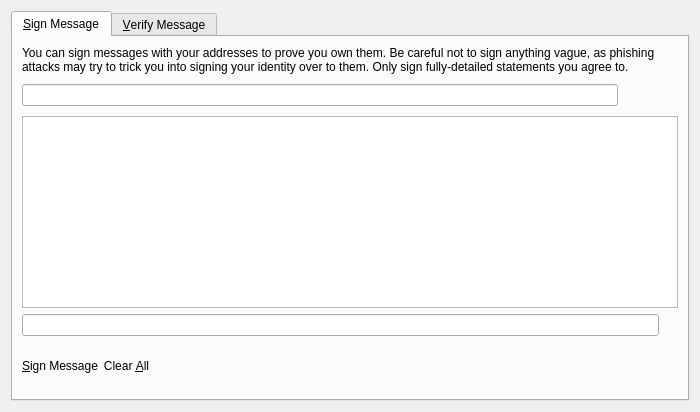
<?xml version="1.0" encoding="UTF-8"?>
<ui version="4.0">
 <class>SignVerifyMessageDialog</class>
 <widget class="QDialog" name="SignVerifyMessageDialog">
  <property name="geometry">
   <rect>
    <x>0</x>
    <y>0</y>
    <width>700</width>
    <height>412</height>
   </rect>
  </property>
  <property name="windowTitle">
   <string>Signatures - Sign / Verify a Message</string>
  </property>
  <property name="styleSheet">
   <string notr="true"/>
  </property>
  <property name="modal">
   <bool>true</bool>
  </property>
  <layout class="QVBoxLayout" name="verticalLayout">
   <item>
    <widget class="QTabWidget" name="tabWidget">
     <property name="currentIndex">
      <number>0</number>
     </property>
     <widget class="QWidget" name="tabSignMessage">
      <attribute name="title">
       <string>&amp;Sign Message</string>
      </attribute>
      <layout class="QVBoxLayout" name="verticalLayout_SM">
       <item>
        <widget class="QLabel" name="infoLabel_SM">
         <property name="text">
          <string>You can sign messages with your addresses to prove you own them. Be careful not to sign anything vague, as phishing attacks may try to trick you into signing your identity over to them. Only sign fully-detailed statements you agree to.</string>
         </property>
         <property name="textFormat">
          <enum>Qt::PlainText</enum>
         </property>
         <property name="wordWrap">
          <bool>true</bool>
         </property>
        </widget>
       </item>
       <item>
        <layout class="QHBoxLayout" name="horizontalLayout_1_SM">
         <property name="spacing">
          <number>0</number>
         </property>
         <item>
          <widget class="QValidatedLineEdit" name="addressIn_SM">
           <property name="toolTip">
            <string>&lt;html&gt;&lt;head/&gt;&lt;body&gt;&lt;p&gt;The address to sign the message with &lt;/p&gt;&lt;/body&gt;&lt;/html&gt;</string>
           </property>
           <property name="maxLength">
            <number>34</number>
           </property>
          </widget>
         </item>
         <item>
          <widget class="QToolButton" name="addressBookButton_SM">
           <property name="minimumSize">
            <size>
             <width>30</width>
             <height>30</height>
            </size>
           </property>
           <property name="maximumSize">
            <size>
             <width>30</width>
             <height>30</height>
            </size>
           </property>
           <property name="toolTip">
            <string>Choose an address from the address book</string>
           </property>
           <property name="styleSheet">
            <string notr="true">border: none;</string>
           </property>
           <property name="text">
            <string/>
           </property>
           <property name="icon">
            <iconset resource="../bitcoin.qrc">
             <normaloff>:/icons/address-book</normaloff>:/icons/address-book</iconset>
           </property>
           <property name="shortcut">
            <string>Alt+A</string>
           </property>
          </widget>
         </item>
         <item>
          <widget class="QToolButton" name="pasteButton_SM">
           <property name="minimumSize">
            <size>
             <width>30</width>
             <height>30</height>
            </size>
           </property>
           <property name="maximumSize">
            <size>
             <width>30</width>
             <height>30</height>
            </size>
           </property>
           <property name="toolTip">
            <string>Paste address from clipboard</string>
           </property>
           <property name="styleSheet">
            <string notr="true">border: none;</string>
           </property>
           <property name="text">
            <string/>
           </property>
           <property name="icon">
            <iconset resource="../bitcoin.qrc">
             <normaloff>:/icons/editpaste</normaloff>:/icons/editpaste</iconset>
           </property>
           <property name="shortcut">
            <string>Alt+P</string>
           </property>
          </widget>
         </item>
        </layout>
       </item>
       <item>
        <widget class="QPlainTextEdit" name="messageIn_SM">
         <property name="toolTip">
          <string>Enter the message you want to sign here</string>
         </property>
        </widget>
       </item>
       <item>
        <layout class="QHBoxLayout" name="horizontalLayout_2_SM">
         <property name="spacing">
          <number>0</number>
         </property>
         <item>
          <widget class="QLineEdit" name="signatureOut_SM">
           <property name="font">
            <font>
             <italic>true</italic>
            </font>
           </property>
           <property name="readOnly">
            <bool>true</bool>
           </property>
          </widget>
         </item>
         <item>
          <widget class="QToolButton" name="copySignatureButton_SM">
           <property name="toolTip">
            <string>Copy the current signature to the system clipboard</string>
           </property>
           <property name="styleSheet">
            <string notr="true">border: none;</string>
           </property>
           <property name="text">
            <string/>
           </property>
           <property name="icon">
            <iconset resource="../bitcoin.qrc">
             <normaloff>:/icons/editcopy</normaloff>:/icons/editcopy</iconset>
           </property>
          </widget>
         </item>
        </layout>
       </item>
       <item>
        <layout class="QHBoxLayout" name="horizontalLayout_3_SM">
         <item>
          <widget class="QPushButton" name="signMessageButton_SM">
           <property name="toolTip">
            <string>Sign the message to prove you own this ARMR address</string>
           </property>
           <property name="styleSheet">
            <string notr="true">border: none;</string>
           </property>
           <property name="text">
            <string>&amp;Sign Message</string>
           </property>
           <property name="icon">
            <iconset resource="../bitcoin.qrc">
             <normaloff>:/icons/edit</normaloff>:/icons/edit</iconset>
           </property>
           <property name="autoDefault">
            <bool>false</bool>
           </property>
          </widget>
         </item>
         <item>
          <widget class="QPushButton" name="clearButton_SM">
           <property name="toolTip">
            <string>Reset all sign message fields</string>
           </property>
           <property name="styleSheet">
            <string notr="true">border: none;</string>
           </property>
           <property name="text">
            <string>Clear &amp;All</string>
           </property>
           <property name="icon">
            <iconset resource="../bitcoin.qrc">
             <normaloff>:/icons/remove</normaloff>:/icons/remove</iconset>
           </property>
           <property name="autoDefault">
            <bool>false</bool>
           </property>
          </widget>
         </item>
         <item>
          <spacer name="horizontalSpacer_1_SM">
           <property name="orientation">
            <enum>Qt::Horizontal</enum>
           </property>
           <property name="sizeHint" stdset="0">
            <size>
             <width>40</width>
             <height>48</height>
            </size>
           </property>
          </spacer>
         </item>
         <item>
          <widget class="QLabel" name="statusLabel_SM">
           <property name="font">
            <font>
             <weight>50</weight>
             <bold>false</bold>
            </font>
           </property>
           <property name="text">
            <string/>
           </property>
           <property name="wordWrap">
            <bool>true</bool>
           </property>
          </widget>
         </item>
         <item>
          <spacer name="horizontalSpacer_2_SM">
           <property name="orientation">
            <enum>Qt::Horizontal</enum>
           </property>
           <property name="sizeHint" stdset="0">
            <size>
             <width>40</width>
             <height>48</height>
            </size>
           </property>
          </spacer>
         </item>
        </layout>
       </item>
      </layout>
     </widget>
     <widget class="QWidget" name="tabVerifyMessage">
      <attribute name="title">
       <string>&amp;Verify Message</string>
      </attribute>
      <layout class="QVBoxLayout" name="verticalLayout_VM">
       <item>
        <widget class="QLabel" name="infoLabel_VM">
         <property name="text">
          <string>Enter the signing address, message (ensure you copy line breaks, spaces, tabs, etc. exactly) and signature below to verify the message. Be careful not to read more into the signature than what is in the signed message itself, to avoid being tricked by a man-in-the-middle attack.</string>
         </property>
         <property name="textFormat">
          <enum>Qt::PlainText</enum>
         </property>
         <property name="alignment">
          <set>Qt::AlignLeading|Qt::AlignLeft|Qt::AlignTop</set>
         </property>
         <property name="wordWrap">
          <bool>true</bool>
         </property>
        </widget>
       </item>
       <item>
        <layout class="QHBoxLayout" name="horizontalLayout_1_VM">
         <property name="spacing">
          <number>0</number>
         </property>
         <item>
          <widget class="QValidatedLineEdit" name="addressIn_VM">
           <property name="toolTip">
            <string>&lt;html&gt;&lt;head/&gt;&lt;body&gt;&lt;p&gt;The address the message was signed with &lt;/p&gt;&lt;/body&gt;&lt;/html&gt;</string>
           </property>
           <property name="maxLength">
            <number>34</number>
           </property>
          </widget>
         </item>
         <item>
          <widget class="QToolButton" name="addressBookButton_VM">
           <property name="toolTip">
            <string>Choose an address from the address book</string>
           </property>
           <property name="styleSheet">
            <string notr="true">border: none;</string>
           </property>
           <property name="text">
            <string/>
           </property>
           <property name="icon">
            <iconset resource="../bitcoin.qrc">
             <normaloff>:/icons/address-book</normaloff>:/icons/address-book</iconset>
           </property>
           <property name="shortcut">
            <string>Alt+A</string>
           </property>
          </widget>
         </item>
        </layout>
       </item>
       <item>
        <widget class="QPlainTextEdit" name="messageIn_VM"/>
       </item>
       <item>
        <widget class="QValidatedLineEdit" name="signatureIn_VM"/>
       </item>
       <item>
        <layout class="QHBoxLayout" name="horizontalLayout_2_VM">
         <item>
          <widget class="QPushButton" name="verifyMessageButton_VM">
           <property name="toolTip">
            <string>Verify the message to ensure it was signed with the specified ARMR address</string>
           </property>
           <property name="styleSheet">
            <string notr="true">border: none;</string>
           </property>
           <property name="text">
            <string>&amp;Verify Message</string>
           </property>
           <property name="icon">
            <iconset resource="../bitcoin.qrc">
             <normaloff>:/icons/transaction_0</normaloff>:/icons/transaction_0</iconset>
           </property>
           <property name="autoDefault">
            <bool>false</bool>
           </property>
          </widget>
         </item>
         <item>
          <widget class="QPushButton" name="clearButton_VM">
           <property name="toolTip">
            <string>Reset all verify message fields</string>
           </property>
           <property name="styleSheet">
            <string notr="true">border: none;</string>
           </property>
           <property name="text">
            <string>Clear &amp;All</string>
           </property>
           <property name="icon">
            <iconset resource="../bitcoin.qrc">
             <normaloff>:/icons/remove</normaloff>:/icons/remove</iconset>
           </property>
           <property name="autoDefault">
            <bool>false</bool>
           </property>
          </widget>
         </item>
         <item>
          <spacer name="horizontalSpacer_1_VM">
           <property name="orientation">
            <enum>Qt::Horizontal</enum>
           </property>
           <property name="sizeHint" stdset="0">
            <size>
             <width>40</width>
             <height>48</height>
            </size>
           </property>
          </spacer>
         </item>
         <item>
          <widget class="QLabel" name="statusLabel_VM">
           <property name="font">
            <font>
             <weight>50</weight>
             <bold>false</bold>
            </font>
           </property>
           <property name="text">
            <string/>
           </property>
           <property name="wordWrap">
            <bool>true</bool>
           </property>
          </widget>
         </item>
         <item>
          <spacer name="horizontalSpacer_2_VM">
           <property name="orientation">
            <enum>Qt::Horizontal</enum>
           </property>
           <property name="sizeHint" stdset="0">
            <size>
             <width>40</width>
             <height>48</height>
            </size>
           </property>
          </spacer>
         </item>
        </layout>
       </item>
      </layout>
     </widget>
    </widget>
   </item>
  </layout>
 </widget>
 <customwidgets>
  <customwidget>
   <class>QValidatedLineEdit</class>
   <extends>QLineEdit</extends>
   <header>qvalidatedlineedit.h</header>
  </customwidget>
 </customwidgets>
 <resources>
  <include location="../bitcoin.qrc"/>
 </resources>
 <connections/>
</ui>
